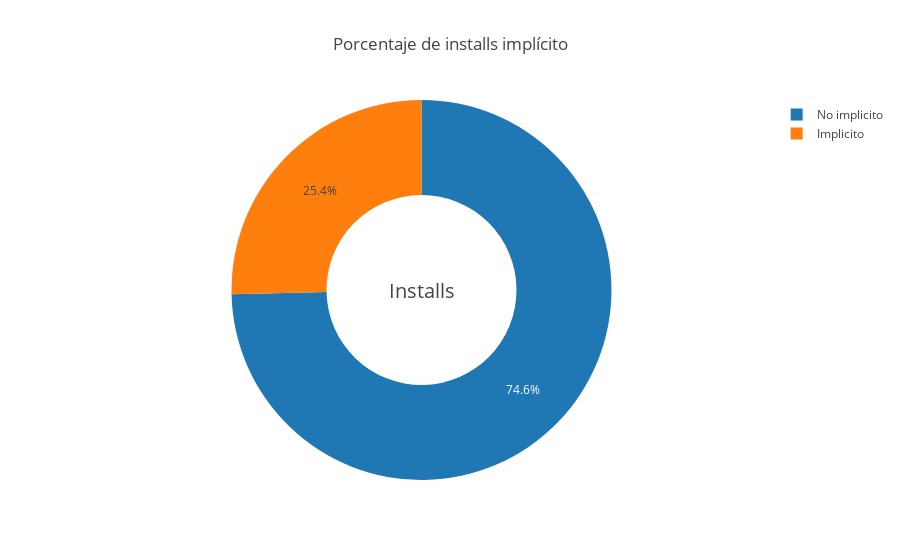

Here is the notebook cell this chart was saved with:
### Code cell
fig = {
  "data": [
    {
      "values": installs["implicit"].value_counts(),
      "labels": [
        "No implicito",
          "Implicito"
      ],
      "hole": .5,
      "type": "pie"
    }],
  "layout": {
        "title":"Porcentaje de installs implícito",
        "annotations": [
            {
                "font": {
                    "size": 20
                },
                "showarrow": False,
                "text": "Installs"
            }
        ]
    }
}
py.offline.iplot(fig)

### Figure 1 — Plotly figure (JSON) as saved in the notebook; plotly's stock layout.template omitted (floating-point values rounded to 4 significant figures)
{"data": [{"hole": 0.5, "labels": ["No implicito", "Implicito"], "type": "pie", "uid": "01e162fb-00ea-4c93-b00d-77a17807696b", "values": [2547, 865]}], "layout": {"annotations": [{"font": {"size": 20}, "showarrow": false, "text": "Installs"}], "title": {"text": "Porcentaje de installs implícito"}}}
